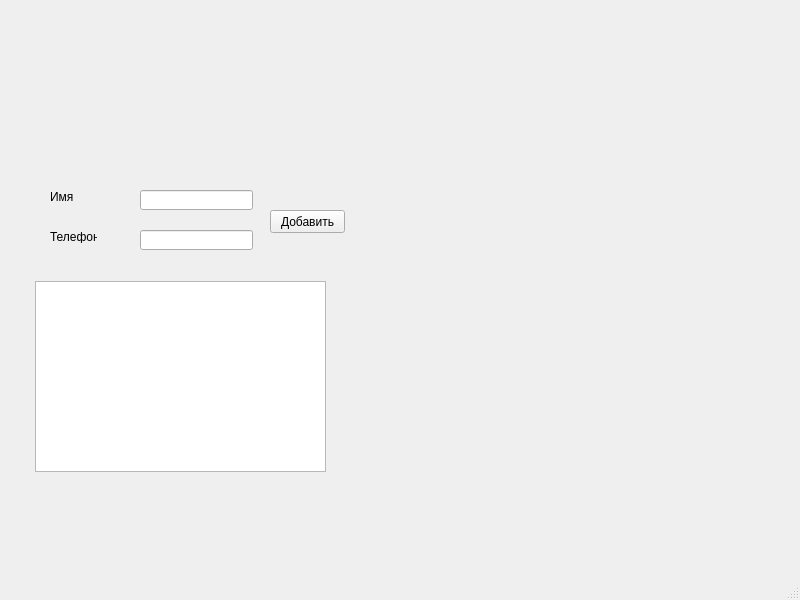
<?xml version="1.0" encoding="UTF-8"?>
<ui version="4.0">
 <class>MainWindow</class>
 <widget class="QMainWindow" name="MainWindow">
  <property name="geometry">
   <rect>
    <x>0</x>
    <y>0</y>
    <width>800</width>
    <height>600</height>
   </rect>
  </property>
  <property name="windowTitle">
   <string>MainWindow</string>
  </property>
  <widget class="QWidget" name="centralwidget">
   <widget class="QListWidget" name="contactList">
    <property name="geometry">
     <rect>
      <x>35</x>
      <y>281</y>
      <width>291</width>
      <height>191</height>
     </rect>
    </property>
   </widget>
   <widget class="QLineEdit" name="contactName">
    <property name="geometry">
     <rect>
      <x>140</x>
      <y>190</y>
      <width>113</width>
      <height>20</height>
     </rect>
    </property>
   </widget>
   <widget class="QLineEdit" name="contactNumber">
    <property name="geometry">
     <rect>
      <x>140</x>
      <y>230</y>
      <width>113</width>
      <height>20</height>
     </rect>
    </property>
   </widget>
   <widget class="QLabel" name="label">
    <property name="geometry">
     <rect>
      <x>50</x>
      <y>190</y>
      <width>47</width>
      <height>13</height>
     </rect>
    </property>
    <property name="text">
     <string>Имя</string>
    </property>
   </widget>
   <widget class="QLabel" name="label_2">
    <property name="geometry">
     <rect>
      <x>50</x>
      <y>230</y>
      <width>47</width>
      <height>13</height>
     </rect>
    </property>
    <property name="text">
     <string>Телефон</string>
    </property>
   </widget>
   <widget class="QPushButton" name="addContactBtn">
    <property name="geometry">
     <rect>
      <x>270</x>
      <y>210</y>
      <width>75</width>
      <height>23</height>
     </rect>
    </property>
    <property name="text">
     <string>Добавить</string>
    </property>
   </widget>
  </widget>
  <widget class="QMenuBar" name="menubar">
   <property name="geometry">
    <rect>
     <x>0</x>
     <y>0</y>
     <width>800</width>
     <height>21</height>
    </rect>
   </property>
  </widget>
  <widget class="QStatusBar" name="statusbar"/>
 </widget>
 <resources/>
 <connections/>
</ui>
